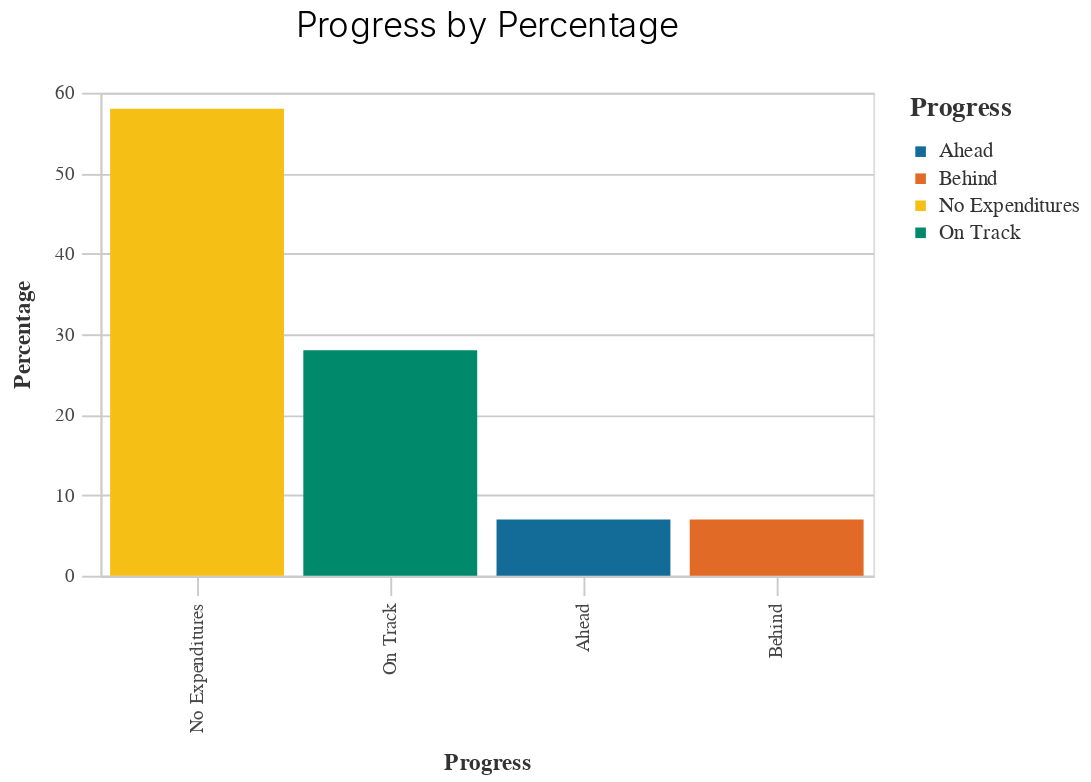

Source (notebook cell):
### Code cell
chart_progress = TIRCP_functions.basic_bar_chart(df1, 'Progress','Percentage', 'Progress') 
chart_progress

### Figure 1 — Vega-Lite specification as saved in the notebook (floating-point values rounded to 4 significant figures)
{"config": {"view": {"continuousWidth": 400, "continuousHeight": 300}, "axis": {"domainColor": "#cbcbcb", "grid": true, "gridColor": "#cbcbcb", "gridWidth": 1, "labelColor": "#474747", "labelFont": "Nunito Sans", "labelFontSize": 10, "labelPadding": 4, "tickColor": "#cbcbcb", "tickSize": 10, "titleColor": "#333", "titleFont": "Raleway", "titleFontSize": 12, "titlePadding": 10}, "axisBand": {"grid": false}, "background": "white", "font": "Raleway", "header": {"labelFont": "Nunito Sans", "titleFont": "Raleway"}, "legend": {"labelColor": "#333", "labelFont": "Nunito Sans", "labelFontSize": 11, "labelLimit": 0, "padding": 1, "symbolSize": 30, "symbolType": "square", "titleColor": "#333", "titleFont": "Raleway", "titleFontSize": 14, "titlePadding": 10}, "title": {"anchor": "middle", "font": "Raleway", "fontSize": 18, "fontWeight": 300, "offset": 20}}, "data": {"name": "data-cecdfd6cfca84d7299aa4a73878d3969"}, "mark": "bar", "encoding": {"color": {"field": "Progress", "legend": {"title": "Progress"}, "scale": {"range": ["#136C97", "#E16B26", "#F6BF16", "#00896B", "#7790A3", "#5B559C"]}, "type": "nominal"}, "x": {"field": "Progress", "sort": "-y", "title": "Progress", "type": "nominal"}, "y": {"field": "Percentage", "title": "Percentage", "type": "quantitative"}}, "height": 250, "title": "Progress by Percentage", "width": 400, "$schema": "https://vega.github.io/schema/vega-lite/v4.17.0.json", "datasets": {"data-cecdfd6cfca84d7299aa4a73878d3969": [{"Progress": "Ahead", "Count_of_Projects": 5, "Percentage": 7.0}, {"Progress": "Behind", "Count_of_Projects": 5, "Percentage": 7.0}, {"Progress": "On Track", "Count_of_Projects": 21, "Percentage": 28.0}, {"Progress": "No Expenditures", "Count_of_Projects": 43, "Percentage": 58.0}]}}
